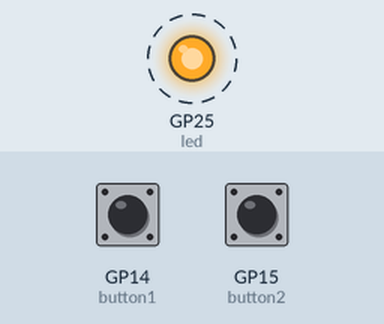
Recording of a program running on a simulated Raspberry Pi Pico running MicroPython. Shown: output pins drawn as LEDs (lit = HIGH). Dashed ring = blinking. The test bench sets the inputs (shaded band); at power-on: GP14 (button1) HIGH, GP15 (button2) HIGH. What the program prints to the serial console is not drawn.

Above: at 1.2 s.
1.3 s: GP14 (button1) pulled LOW for 0.15 s
Timing chart, 0 to 10.3 s (numbered marks = the images above; inputs shaded):
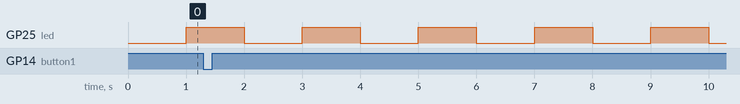

The program:

button_with_interrupts.py
```python
from machine import Pin, Timer
import time

class Button:
    """Simple button handler with debouncing and interrupt support"""

    def __init__(self, pin_num, pull_up=True, debounce_ms=50):
        self.pin = Pin(pin_num, Pin.IN, Pin.PULL_UP if pull_up else Pin.PULL_DOWN)
        self.debounce_ms = debounce_ms
        self.last_time = 0
        self.pressed = False
        self.callback = None
        self.pull_up = pull_up

        # Set up interrupt
        self.pin.irq(trigger=Pin.IRQ_FALLING if pull_up else Pin.IRQ_RISING,
                     handler=self._irq_handler)

    def _irq_handler(self, pin):
        """Internal interrupt handler with debouncing"""
        current_time = time.ticks_ms()
        if time.ticks_diff(current_time, self.last_time) > self.debounce_ms:
            self.last_time = current_time
            expected_value = 0 if self.pull_up else 1
            if self.pin.value() == expected_value:
                self.pressed = True
                if self.callback:
                    self.callback()

    def set_callback(self, callback_func):
        """Set callback function for button press"""
        self.callback = callback_func

    def is_pressed(self):
        """Check if button was pressed (clears the flag)"""
        if self.pressed:
            self.pressed = False
            return True
        return False

    def wait_for_press(self, timeout_ms=None):
        """Wait for button press with optional timeout"""
        start_time = time.ticks_ms()
        while not self.is_pressed():
            if timeout_ms and time.ticks_diff(time.ticks_ms(), start_time) > timeout_ms:
                return False
            time.sleep_ms(10)
        return True

def button1_callback():
    """Callback function for button 1"""
    print("Button 1 pressed!")

def button2_callback():
    """Callback function for button 2"""
    print("Button 2 pressed!")

def main():
    """Main example function"""
    print("Button and Interrupt Example")
    print("=" * 30)
    print("Press buttons connected to GPIO 14 and 15")
    print("Press Ctrl+C to exit")

    # Initialize LED for visual feedback
    led = Pin(25, Pin.OUT)
    led_state = False

    # Initialize buttons with interrupts
    button1 = Button(14, pull_up=True, debounce_ms=50)
    button2 = Button(15, pull_up=True, debounce_ms=50)

    # Set callback functions
    button1.set_callback(button1_callback)
    button2.set_callback(button2_callback)

    # Timer for LED blinking
    def toggle_led(timer):
        nonlocal led_state
        led_state = not led_state
        led.value(led_state)

    led_timer = Timer()
    led_timer.init(period=1000, mode=Timer.PERIODIC, callback=toggle_led)

    # Main loop
    button_count = 0
    try:
        while True:
            # Check for button presses using polling method
            if button1.is_pressed():
                button_count += 1
                print(f"Button 1 press count: {button_count}")

            if button2.is_pressed():
                button_count += 1
                print(f"Button 2 press count: {button_count}")

            # Small delay to prevent excessive CPU usage
            time.sleep_ms(50)

    except KeyboardInterrupt:
        print("\nProgram stopped by user")
        led_timer.deinit()
        led.value(0)

if __name__ == "__main__":
    main()
```

Measured:
- by itself, GP25 (led): alternates HIGH for 1.0 s and LOW for 1.0 s
